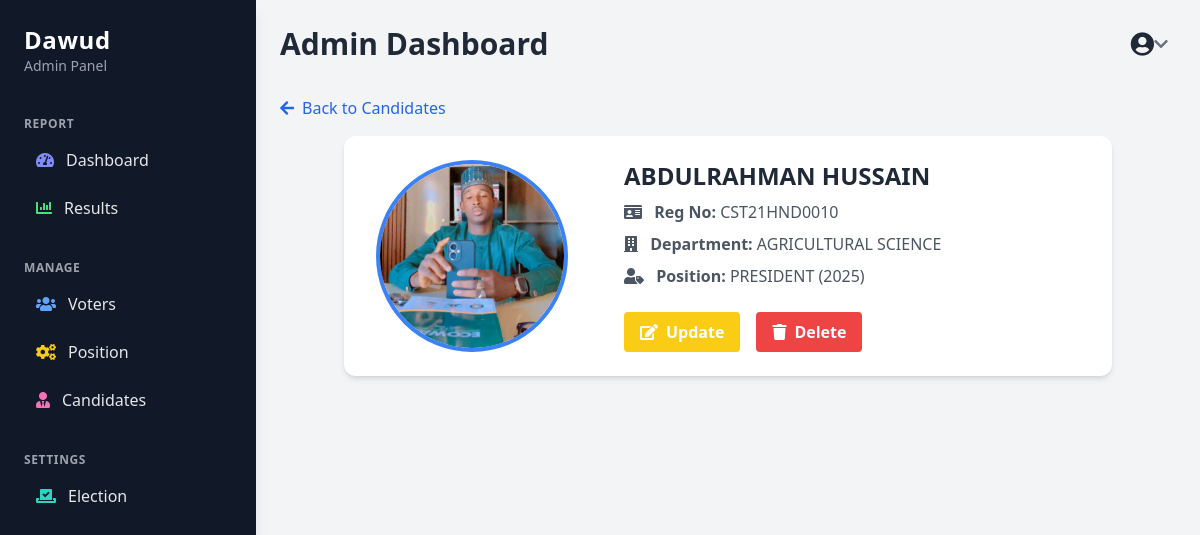
The page /candidate-view/2/ (signed in) on the database as committed earlier.
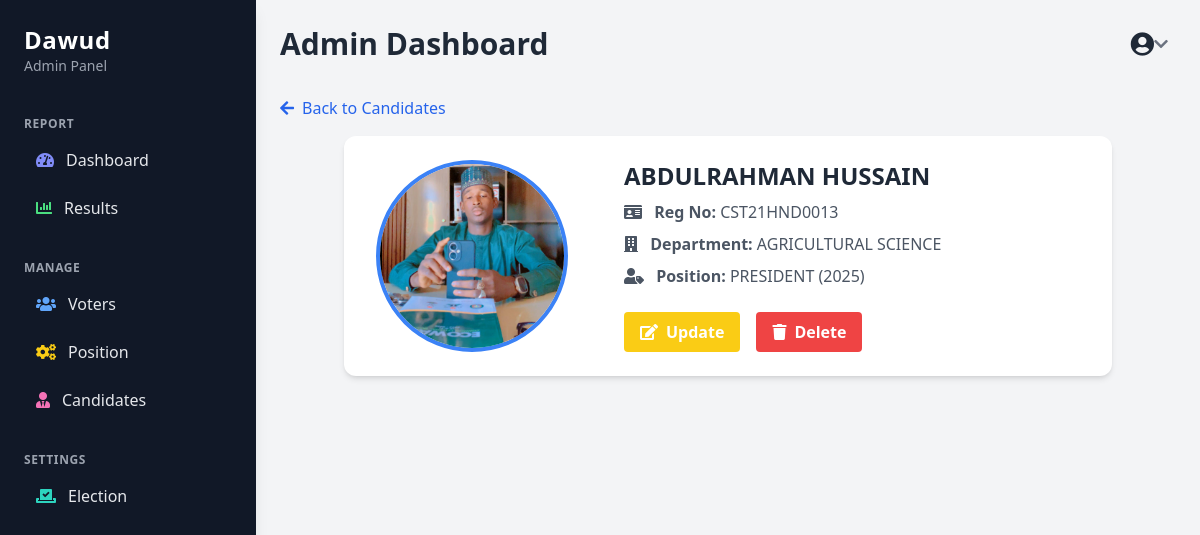
The same page on the database as committed later.
### maaun/models.py (models this page shows, shortened)
class Candidate(models.Model):
    first_name = models.CharField(max_length=255)
    last_name = models.CharField(max_length=255)
    department = models.CharField(max_length=255)
    reg_no = models.CharField(max_length=15, unique=True)
    position = models.ForeignKey('Position', on_delete=models.CASCADE, related_name="candidates")
    avater = models.ImageField(null= True, default="avater.png")
    created = models.DateTimeField(auto_now_add=True)

class Position(models.Model):
    name = models.CharField(max_length=100)
    election = models.ForeignKey(Election, on_delete=models.CASCADE, related_name="positions")
    class Meta:
        unique_together = ('name', 'election')  # Prevents duplicate positions under the same election
    def __str__(self):
        return f"{self.name} ({self.election.year})"

class Election(models.Model):
    year = models.IntegerField(
        unique=True,
        validators=[
            MinValueValidator(1000),
            MaxValueValidator(9999)
        ]
    )
    created = models.DateTimeField(auto_now=True)

### maaun/views.py (the view)
# urls.py: path('candidate-view/<int:pk>/', views.candidate_view, name="candidate-view"),
@login_required(login_url='my-login')
def candidate_view(request, pk):
    candidate = Candidate.objects.get(pk=pk)
    return render(request, 'maaun/candidate-view.html', {'candidate': candidate})

### maaun/templates/maaun/candidate-view.html (shortened to what this page needs)
{% load static %}
<!DOCTYPE html>
<html lang="en">
<head>
    <script src="https://cdn.tailwindcss.com"></script>
    <link href="https://cdnjs.cloudflare.com/ajax/libs/font-awesome/6.0.0-beta3/css/all.min.css" rel="stylesheet">
</head>
<body class="bg-gray-100 h-screen flex">
    {% include 'maaun/board-sidebar.html' %}
    <div class="flex-1 ml-64 p-6 overflow-auto">
        {% include 'maaun/board-navbar.html' %}
        <div class="mb-4">
            <a href="{% url 'candidate' %}" class="inline-flex items-center text-blue-600 hover:underline">
                <i class="fas fa-arrow-left mr-2"></i> Back to Candidates
            </a>
        </div>
        <div class="max-w-3xl mx-auto bg-white rounded-xl shadow-md overflow-hidden">
            <div class="flex flex-col md:flex-row">
                <div class="md:w-1/3 flex items-center justify-center p-6">
                    {% if candidate.avater %}
                        <img src="{{ candidate.avater.url }}" alt="Candidate Avatar" class="w-48 h-48 object-cover rounded-full border-4 border-blue-500">
                    {% else %}
                        <div class="w-48 h-48 bg-gray-300 rounded-full flex items-center justify-center text-gray-600 text-lg">
                            No Photo
                        </div>
                    {% endif %}
                </div>
                <div class="md:w-2/3 p-6">
                    <h2 class="text-2xl font-bold text-gray-800 mb-2">{{ candidate.first_name|upper }} {{ candidate.last_name|upper }}</h2>
                    <p class="text-gray-600 mb-2"><i class="fas fa-id-card mr-2"></i> <strong>Reg No:</strong> {{ candidate.reg_no|upper }}</p>
                    <p class="text-gray-600 mb-2"><i class="fas fa-building mr-2"></i> <strong>Department:</strong> {{ candidate.department|upper }}</p>
                    <p class="text-gray-600 mb-2"><i class="fas fa-user-tag mr-2"></i> <strong>Position:</strong> {{ candidate.position|upper }}</p>
                    <div class="mt-6 flex space-x-4">
                        <a href="{% url 'update-candidate' candidate.id %}" class="inline-flex items-center px-4 py-2 bg-yellow-400 text-white font-semibold rounded hover:bg-yellow-500 transition">
                            <i class="fas fa-edit mr-2"></i> Update
                        </a>
                        <form method="POST" action="{% url 'delete_item' model_name='candidate' item_id=candidate.id %}"  onsubmit="return confirm('Are you sure you want to delete this candidate?');">
                            <button type="submit" class="inline-flex items-center px-4 py-2 bg-red-500 text-white font-semibold rounded hover:bg-red-600 transition">
                                <i class="fas fa-trash mr-2"></i> Delete
                            </button>
                        </form>
                    </div>
                </div>
            </div>
        </div>
</div>
</body>
</html>

Rows that differ between the two databases and show on the page:
changed Candidate "ABDULRAHMAN": reg_no "CST21HND0010" → "CST21HND0013"
